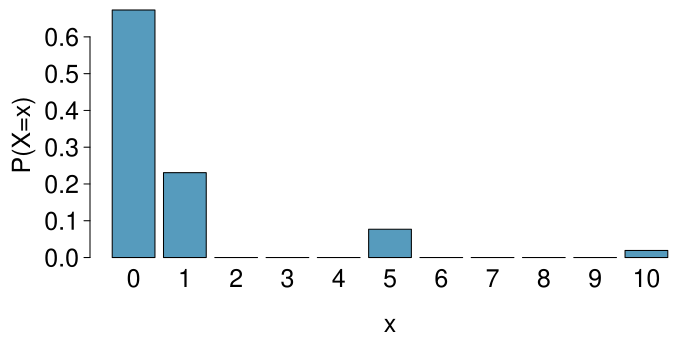

This figure's R source:
library(openintro)
data(COL)

win = c(rep(1, 12), rep(5, 4), rep(10, 1), rep(0, 35))
win = factor(win, levels = c(0:10))

myPDF('card_game.pdf', 7, 3.5, mar = c(4.5, 4.5, 0.5, 0.5), cex.lab = 1.5, cex.axis = 1.5)

barplot(table(win)/52, col = COL[1], las = 1, ylab = "P(X=x)", xlab = "x")

dev.off()
